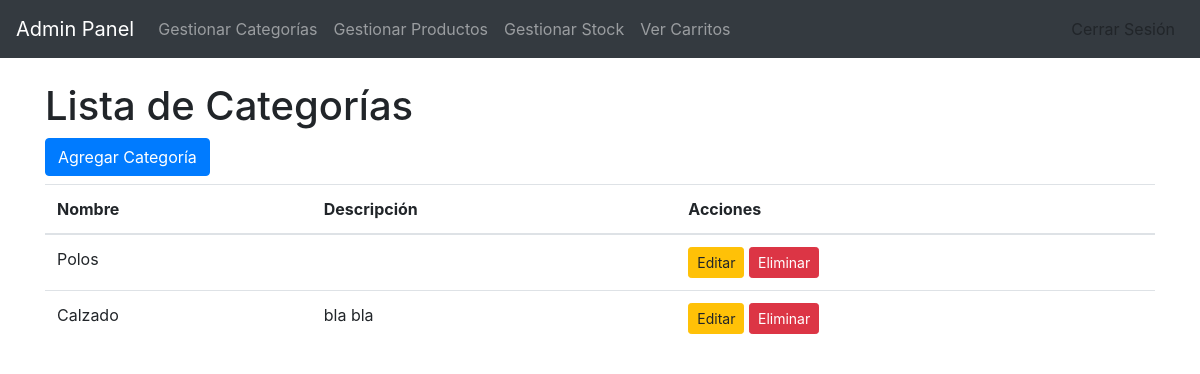
Screenshot of /store/crud_categorias/ (signed in) with the database file from the repository.
### store/models.py (models this page shows, shortened)
class Categoria(models.Model):
    nombre = models.CharField(max_length=100)
    descripcion = models.TextField(blank=True)

### store/views.py (the view)
# urls.py: path('crud_categorias/', views.lista_categorias, name='lista_categorias'),
@login_required
def lista_categorias(request):
    categorias = Categoria.objects.all()
    return render(request, 'store/lista_categorias.html', {'categorias': categorias})

### store/templates/store/lista_categorias.html
{% extends "store/base_sesion.html" %}
{% block content %}
<h1>Lista de Categorías</h1>
<a href="{% url 'store:agregar_categoria' %}" class="btn btn-primary mb-2">Agregar Categoría</a>
<table class="table">
    <thead>
        <tr>
            <th>Nombre</th>
            <th>Descripción</th>
            <th>Acciones</th>
        </tr>
    </thead>
    <tbody>
        {% for categoria in categorias %}
        <tr>
            <td>{{ categoria.nombre }}</td>
            <td>{{ categoria.descripcion }}</td>
            <td>
                <a href="{% url 'store:editar_categoria' categoria.id %}" class="btn btn-warning btn-sm">Editar</a>
                <a href="{% url 'store:eliminar_categoria' categoria.id %}" class="btn btn-danger btn-sm">Eliminar</a>
            </td>
        </tr>
        {% endfor %}
    </tbody>
</table>
{% endblock %}

### rows the page displays
Categoria: nombre "Polos"
Categoria: nombre "Calzado", descripcion "bla bla"
